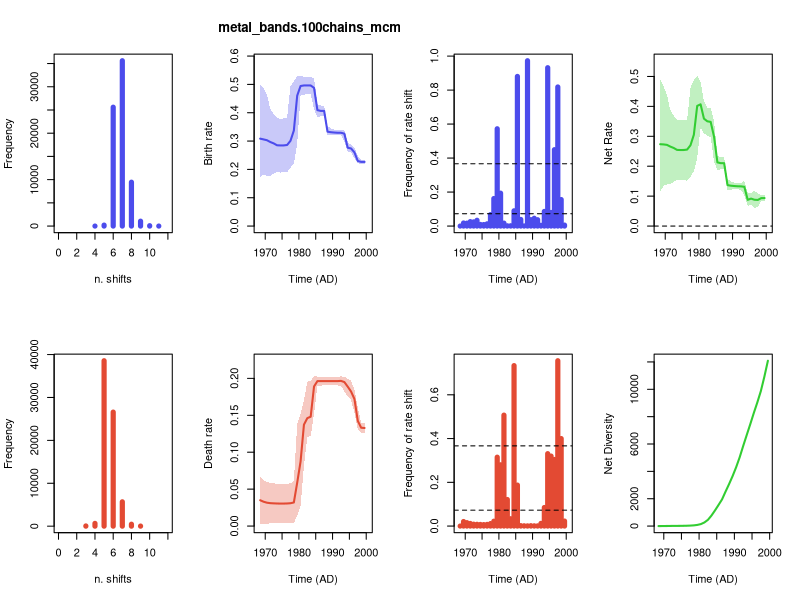
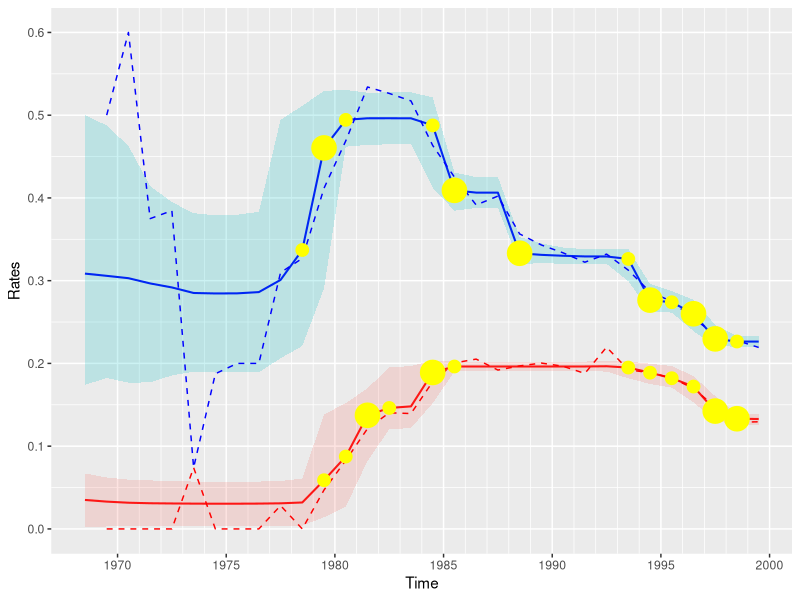

R code for these plots, in order:


pdf(file='./metal_bands.100chains_RTT_plots.pdf',width=12, height=8)
par(mfrow=c(2,4))
library(scales)
###metal_bands.100chains_mcmc###

#Number Shifts
unique=c(4.0, 5.0,6.0,7.0,8.0,9.0,10.0,11.0)
counts=c(1, 206,25600,35606,9450,1054,80,3)
plot(unique,counts,type = 'h', xlim = c(0,12.0), ylab = 'Frequency', xlab = 'n. shifts',lwd=5,col='#4c4cec')
#Birth rate Plot
time=c(1968.5, 1969.5,1970.5,1971.5,1972.5,1973.5,1974.5,1975.5,1976.5,1977.5,1978.5,1979.5,1980.5,1981.5,1982.5,1983.5,1984.5,1985.5,1986.5,1987.5,1988.5,1989.5,1990.5,1991.5,1992.5,1993.5,1994.5,1995.5,1996.5,1997.5,1998.5,1999.5)
birth_rate=c(0.30853702629373797, 0.30584419871864715,0.30300352199930164,0.29666648543486074,0.2918226624067539,0.2851256430100744,0.28456023943550257,0.2846764956847529,0.28619190173119696,0.3009268753172439,0.33708481616180275,0.4604179323677173,0.4943383118925258,0.4962637810918498,0.49627904500642683,0.4962354871531623,0.4876268578848858,0.4091659004814544,0.4064247923207305,0.40641187036131404,0.3331382034520904,0.3312037056086159,0.3300946420116783,0.32930815877588454,0.32924111553662927,0.32627303898238746,0.2764849843675198,0.273922016980619,0.2600140915656821,0.22967185094501388,0.22646982907856986,0.22637829462959724)
birth_minHPD=c(0.174133565891, 0.182292477543,0.176833322303,0.177021201233,0.185492264039,0.190016812599,0.188993156131,0.189950929314,0.189236627906,0.206211769458,0.221086634573,0.290769457897,0.461900898081,0.464196555275,0.464754606311,0.464972965141,0.412192713123,0.384552304259,0.387903087045,0.387980258519,0.320536368176,0.320911345949,0.320654312389,0.320228317128,0.320220719063,0.299394682759,0.26301728223,0.261441019519,0.238985449093,0.221312155496,0.220059922202,0.219842364653)
birth_maxHPD=c(0.500324945277, 0.487510991782,0.462848468613,0.414322439718,0.394877964855,0.381661066793,0.378912562066,0.379722349101,0.383125310955,0.494473473511,0.511236550782,0.529446710089,0.530462076917,0.527185476228,0.527575803403,0.527654552925,0.521545150574,0.430723245149,0.425196769918,0.425306093984,0.352714618953,0.345064369283,0.339998085874,0.338132365961,0.338159581522,0.338127137774,0.295976362459,0.287392058814,0.276884512537,0.246585134011,0.232949488518,0.232673505378)
plot(time,time,type = 'n', ylim = c(0, 0.5835082846087001), xlim = c(1968.0,2000.5), ylab = 'Birth rate', xlab = 'Time (AD)',main='metal_bands.100chains_mcmc' )
polygon(c(time, rev(time)), c(birth_maxHPD, rev(birth_minHPD)), col = alpha('#4c4cec',0.3), border = NA)
lines(time,birth_rate, col = '#4c4cec', lwd=2)
#Frequency of shifts
birth_counts=c(0.0, 0.018097222222222223,0.017222222222222222,0.026111111111111113,0.02459722222222222,0.034027777777777775,0.009527777777777777,0.008861111111111111,0.013194444444444444,0.06726388888888889,0.16193055555555555,0.5723611111111111,0.19359722222222223,0.017277777777777777,0.0016111111111111111,0.0018194444444444445,0.08979166666666667,0.8803333333333333,0.03905555555555556,0.0007638888888888889,0.9727083333333333,0.03776388888888889,0.04579166666666667,0.03731944444444445,0.0044444444444444444,0.08608333333333333,0.9317083333333334,0.08001388888888888,0.44940277777777776,0.8183333333333334,0.15594444444444444,0.00575)
plot(time,birth_counts,type = 'h', xlim = c(1968.0,2000.5), ylim=c(0,0.9727083333333333), ylab = 'Frequency of rate shift', xlab = 'Time (AD)',lwd=5,col='#4c4cec')
bf2 = 0.07263562292583615
bf6 = 0.3665860015488416
abline(h=bf2, lty=2)
abline(h=bf6, lty=2)
birth_BF2=c(NA, NA,NA,NA,NA,NA,NA,NA,NA,NA,0.33708481616180275,NA,0.4943383118925258,NA,NA,NA,0.4876268578848858,NA,NA,NA,NA,NA,NA,NA,NA,0.32627303898238746,NA,0.273922016980619,NA,NA,0.22646982907856986,NA)
birth_BF6=c(NA, NA,NA,NA,NA,NA,NA,NA,NA,NA,NA,0.4604179323677173,NA,NA,NA,NA,NA,0.4091659004814544,NA,NA,0.3331382034520904,NA,NA,NA,NA,NA,0.2764849843675198,NA,0.2600140915656821,0.22967185094501388,NA,NA)
#Net Rate
net_rate=c(0.27353793704750073, 0.27285182468828595,0.2713530563068717,0.2656503638501646,0.2610692467776474,0.25456855597671746,0.2541089563007413,0.2541983803650613,0.25558874979869006,0.26999786733225445,0.30513354402190096,0.40156644613405007,0.4068867949736567,0.35895730033279755,0.3501323464635128,0.3481494751133973,0.2985691598733647,0.2128913061914933,0.21013361063721014,0.2101243210193217,0.13684916423210086,0.13489898015225657,0.13378708964632188,0.13300018164115257,0.13266814199149743,0.13125789535601415,0.08769871487135464,0.09179815384245975,0.08796678094483985,0.08727212015726839,0.0933244607190773,0.09355487913597652)
net_minHPD=c(0.1142722902384, 0.1351523311317,0.1393353029096,0.13911329090219998,0.1488787652858,0.1536523256049,0.15419684892580002,0.15419684892580002,0.15162585740200002,0.1653794702047,0.1831195423004,0.2280301640226,0.328505420283,0.310332769761,0.30110509602700003,0.29612151914999996,0.21585628561999998,0.186100147304,0.190579169523,0.190562272533,0.12163078593399998,0.12210888121299998,0.122632988764,0.12260564886,0.12174743774100003,0.10210692236799998,0.067492536096,0.07161150266900002,0.06081103990100001,0.064197343948,0.084075347134,0.084422108059)
net_maxHPD=c(0.49187746104240004, 0.4675052857072,0.4389777728964,0.38760819060651,0.3693827338836,0.35480496486130003,0.35321180186499995,0.3532022845287,0.35480496486130003,0.4624444034497,0.48891414671965,0.5022851684424,0.48195212125289993,0.41686178003759994,0.39498056076800003,0.3939854509299999,0.351455645162,0.23458600095799997,0.22976538886500003,0.229757580803,0.157302760207,0.14915649343,0.14495989627699998,0.14341574613100003,0.14354826391899997,0.15077507195300002,0.11051182313000002,0.11107006882599998,0.117709441492,0.11006741555900001,0.10301634181899999,0.103129614866)
plot(time,time,type = 'n', ylim = c(0, 0.55251368528664), xlim = c(1968.0,2000.5), ylab = 'Net Rate', xlab = 'Time (AD)',lwd=2, main='', col= '#32CD32' )
polygon(c(time, rev(time)), c(net_maxHPD, rev(net_minHPD)), col = alpha('#32CD32',0.3), border = NA)
lines(time,net_rate, col = '#32CD32', lwd=2)
abline(h=0,lty=2)

#Number Shifts
unique=c(3.0, 4.0,5.0,6.0,7.0,8.0,9.0)
counts=c(50, 646,38562,26588,5676,455,23)
plot(unique,counts,type = 'h', xlim = c(0,12.0), ylab = 'Frequency', xlab = 'n. shifts',lwd=5,col='#e34a33')
#Death rate Plot
time=c(1968.5, 1969.5,1970.5,1971.5,1972.5,1973.5,1974.5,1975.5,1976.5,1977.5,1978.5,1979.5,1980.5,1981.5,1982.5,1983.5,1984.5,1985.5,1986.5,1987.5,1988.5,1989.5,1990.5,1991.5,1992.5,1993.5,1994.5,1995.5,1996.5,1997.5,1998.5,1999.5)
death_rate=c(0.03499908924623458, 0.032992374030358484,0.03165046569242693,0.031016121584695043,0.030753415629106294,0.03055708703336005,0.030451283134763585,0.03047811531969416,0.030603151932509554,0.030929007984986597,0.03195127213989662,0.05885148623366442,0.08745151691887129,0.13730648075905225,0.14614669854291384,0.1480860120397644,0.18905769801152586,0.19627459428995725,0.19629118168351598,0.1962875493419877,0.1962890392199926,0.19630472545636174,0.1963075523653588,0.196307977134735,0.19657297354513573,0.19501514362637634,0.18878626949616334,0.18212386313815485,0.172047310620836,0.1423997307877426,0.13314536835948848,0.13282341549361676)
death_minHPD=c(0.00212526782883, 0.00295463470813,0.00312117243898,0.00363073779485,0.003545990856,0.00354231067692,0.00365603074076,0.00363073779485,0.00365603074076,0.00366265326582,0.004009939462,0.0140843250642,0.0268598773188,0.0820992437671,0.120469045957,0.121863324146,0.151920842298,0.190253794688,0.190317761151,0.190382746615,0.190385253941,0.190403779972,0.190398226665,0.190386003227,0.19020671176,0.181944599768,0.175202742752,0.170720421623,0.153046862052,0.13071777283,0.125730880637,0.125786942351)
death_maxHPD=c(0.0670608540235, 0.0621091420522,0.059529588141,0.0586208089687,0.0578126520414,0.0572381211585,0.0570178811957,0.0569681705708,0.0572381211585,0.0579574552119,0.0607883177167,0.138348801358,0.15193397896,0.169976292002,0.195316202484,0.196695417691,0.2035221065,0.20228125274,0.202264883473,0.202292759879,0.202286019067,0.202292438134,0.202286019067,0.202284779846,0.202657863808,0.202368583554,0.199641216353,0.19686274507,0.184665074478,0.160459950979,0.139422957581,0.139104437701)
plot(time,time,type = 'n', ylim = c(0, 0.22387431715), xlim = c(1968.0,2000.5), ylab = 'Death rate', xlab = 'Time (AD)',main='' )
polygon(c(time, rev(time)), c(death_maxHPD, rev(death_minHPD)), col = alpha('#e34a33',0.3), border = NA)
lines(time,death_rate, col = '#e34a33', lwd=2)
#Frequency of shifts
death_counts=c(0.0, 0.020722222222222222,0.01561111111111111,0.011930555555555555,0.008583333333333333,0.008055555555555555,0.007430555555555556,0.006694444444444445,0.0076527777777777774,0.011333333333333334,0.022152777777777778,0.3148888888888889,0.28002777777777776,0.5070972222222222,0.12134722222222222,0.033527777777777774,0.7334305555555556,0.18729166666666666,0.0019861111111111112,0.0013333333333333333,0.0009305555555555556,0.00175,0.0011805555555555556,0.0009583333333333333,0.012263888888888888,0.08483333333333333,0.3309722222222222,0.3198888888888889,0.3044027777777778,0.7557916666666666,0.39993055555555557,0.022819444444444444)
plot(time,death_counts,type = 'h', xlim = c(1968.0,2000.5), ylim=c(0,0.7557916666666666), ylab = 'Frequency of rate shift', xlab = 'Time (AD)',lwd=5,col='#e34a33')
abline(h=bf2, lty=2)
abline(h=bf6, lty=2)
death_BF2=c(NA, NA,NA,NA,NA,NA,NA,NA,NA,NA,NA,0.05885148623366442,0.08745151691887129,NA,0.14614669854291384,NA,NA,0.19627459428995725,NA,NA,NA,NA,NA,NA,NA,0.19501514362637634,0.18878626949616334,0.18212386313815485,0.172047310620836,NA,NA,NA)
death_BF6=c(NA, NA,NA,NA,NA,NA,NA,NA,NA,NA,NA,NA,NA,0.13730648075905225,NA,NA,0.18905769801152586,NA,NA,NA,NA,NA,NA,NA,NA,NA,NA,NA,NA,0.1423997307877426,0.13314536835948848,NA)
#Net Diversity
net_diversity=c(1.0, 2.0,5.0,8.0,13.0,13.5,16.0,20.0,25.0,35.5,52.0,85.0,145.0,264.0,456.0,767.5,1141.5,1540.5,1949.0,2521.0,3071.5,3657.5,4304.0,5029.5,5859.5,6658.0,7448.0,8263.5,9038.0,9869.0,10924.0,12088.5)
plot(time,net_diversity,type = 'l', ylab = 'Net Diversity', xlab = 'Time (AD)',lwd=2, main='', col= '#32CD32' )


#PRETTY PLOT
library(ggplot2)

emp_birth=c(NA, 0.5,0.6,0.375,0.38461538461538464,0.07407407407407407,0.1875,0.2,0.2,0.30985915492957744,0.3269230769230769,0.4117647058823529,0.4689655172413793,0.5340909090909091,0.5263157894736842,0.5172638436482084,0.463425317564608,0.4251866277182733,0.39148281169830684,0.40222134073780247,0.35650333713169463,0.34313055365686945,0.3336431226765799,0.32229843920866885,0.3321102483147026,0.3127065184740162,0.2863856068743287,0.2749440309796091,0.25392786014605,0.2356875063329618,0.22766385939216405,0.21929933407784258)
emp_death=c(NA, 0.0,0.0,0.0,0.0,0.07407407407407407,0.0,0.0,0.0,0.028169014084507043,0.0,0.047058823529411764,0.08275862068965517,0.12121212121212122,0.14035087719298245,0.13941368078175895,0.17783618046430136,0.2005842259006816,0.20523345305284763,0.19198730662435542,0.19697216343805957,0.20041011619958987,0.19656133828996283,0.18789144050104384,0.21964331427596212,0.19224992490237308,0.18877551020408162,0.18236824590064743,0.1697278158884709,0.1475326780828858,0.12889051629439766,0.12946188526285313)
rates.dat=data.frame(time,emp_birth,emp_death,birth_rate,birth_minHPD,birth_maxHPD,birth_BF2,birth_BF6,death_minHPD,death_maxHPD,death_BF2,death_BF6)
ggplot(rates.dat, aes(time,birth_rate)) +
    geom_line(size=.7,col='blue') +
    geom_line(aes(time,death_rate),col='red',size=.7) +
     scale_color_manual(values = c('blue','red')) +
    scale_x_continuous(breaks=seq(time[1]-time[1]%%-5,time[length(time)]-time[length(time)]%%-5,5),minor_breaks=seq(time[1]-time[1]%%-5,time[length(time)]-time[length(time)]%%-5,1)) +
    scale_y_continuous(breaks=seq(0.0,0.6000000000000001,.1),limits = c(0.0,0.6000000000000001)) + 
    geom_ribbon(aes_string(ymin=birth_minHPD,ymax=birth_maxHPD,fill=shQuote('red')),alpha=.2,col=NA)+ 
    geom_ribbon(aes_string(ymin=death_minHPD,ymax=death_maxHPD,fill=shQuote('blue')),alpha=.2,col=NA)+
    geom_line(aes(time,emp_birth,col='eb'),size=.5,linetype = 'dashed')+
    geom_line(aes(time,emp_death,col='ed'),size=.5,linetype = 'dashed')+
    geom_point(aes(time,birth_BF2), size = 4, alpha=1,col='yellow') +
    geom_point(aes(time,birth_BF6), size = 8, alpha=1,col='yellow') +
    geom_point(aes(time,death_BF2), size = 4, alpha=1,col='yellow') +
    geom_point(aes(time,death_BF6), size = 8, alpha=1,col='yellow') +
    theme(legend.position = 'none')+
    labs(x='Time',y='Rates')




n <- dev.off()